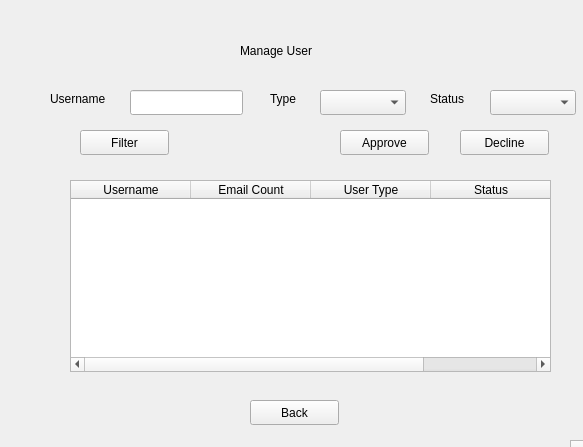
<?xml version="1.0" encoding="UTF-8"?>
<ui version="4.0">
 <class>Form</class>
 <widget class="QWidget" name="Form">
  <property name="geometry">
   <rect>
    <x>0</x>
    <y>0</y>
    <width>583</width>
    <height>447</height>
   </rect>
  </property>
  <property name="windowTitle">
   <string>Form</string>
  </property>
  <widget class="QLabel" name="label">
   <property name="geometry">
    <rect>
     <x>240</x>
     <y>40</y>
     <width>121</width>
     <height>21</height>
    </rect>
   </property>
   <property name="text">
    <string>Manage User</string>
   </property>
  </widget>
  <widget class="QLabel" name="label_2">
   <property name="geometry">
    <rect>
     <x>50</x>
     <y>90</y>
     <width>71</width>
     <height>17</height>
    </rect>
   </property>
   <property name="text">
    <string>Username</string>
   </property>
  </widget>
  <widget class="QLineEdit" name="lineEdit">
   <property name="geometry">
    <rect>
     <x>130</x>
     <y>90</y>
     <width>113</width>
     <height>25</height>
    </rect>
   </property>
  </widget>
  <widget class="QLabel" name="label_3">
   <property name="geometry">
    <rect>
     <x>270</x>
     <y>90</y>
     <width>67</width>
     <height>17</height>
    </rect>
   </property>
   <property name="text">
    <string>Type</string>
   </property>
  </widget>
  <widget class="QComboBox" name="comboBox">
   <property name="geometry">
    <rect>
     <x>320</x>
     <y>90</y>
     <width>86</width>
     <height>25</height>
    </rect>
   </property>
  </widget>
  <widget class="QLabel" name="label_4">
   <property name="geometry">
    <rect>
     <x>430</x>
     <y>90</y>
     <width>67</width>
     <height>17</height>
    </rect>
   </property>
   <property name="text">
    <string>Status</string>
   </property>
  </widget>
  <widget class="QComboBox" name="comboBox_2">
   <property name="geometry">
    <rect>
     <x>490</x>
     <y>90</y>
     <width>86</width>
     <height>25</height>
    </rect>
   </property>
  </widget>
  <widget class="QPushButton" name="pushButton">
   <property name="geometry">
    <rect>
     <x>80</x>
     <y>130</y>
     <width>89</width>
     <height>25</height>
    </rect>
   </property>
   <property name="text">
    <string>Filter</string>
   </property>
  </widget>
  <widget class="QPushButton" name="pushButton_2">
   <property name="geometry">
    <rect>
     <x>340</x>
     <y>130</y>
     <width>89</width>
     <height>25</height>
    </rect>
   </property>
   <property name="text">
    <string>Approve</string>
   </property>
  </widget>
  <widget class="QPushButton" name="pushButton_3">
   <property name="geometry">
    <rect>
     <x>460</x>
     <y>130</y>
     <width>89</width>
     <height>25</height>
    </rect>
   </property>
   <property name="text">
    <string>Decline</string>
   </property>
  </widget>
  <widget class="QPushButton" name="pushButton_4">
   <property name="geometry">
    <rect>
     <x>250</x>
     <y>400</y>
     <width>89</width>
     <height>25</height>
    </rect>
   </property>
   <property name="text">
    <string>Back</string>
   </property>
  </widget>
  <widget class="QTableWidget" name="tableWidget">
   <property name="geometry">
    <rect>
     <x>70</x>
     <y>180</y>
     <width>481</width>
     <height>192</height>
    </rect>
   </property>
   <attribute name="horizontalHeaderCascadingSectionResizes">
    <bool>true</bool>
   </attribute>
   <attribute name="horizontalHeaderDefaultSectionSize">
    <number>120</number>
   </attribute>
   <attribute name="horizontalHeaderShowSortIndicator" stdset="0">
    <bool>true</bool>
   </attribute>
   <attribute name="verticalHeaderCascadingSectionResizes">
    <bool>false</bool>
   </attribute>
   <column>
    <property name="text">
     <string>Username</string>
    </property>
    <property name="textAlignment">
     <set>AlignCenter</set>
    </property>
   </column>
   <column>
    <property name="text">
     <string>Email Count</string>
    </property>
    <property name="textAlignment">
     <set>AlignCenter</set>
    </property>
   </column>
   <column>
    <property name="text">
     <string>User Type</string>
    </property>
    <property name="textAlignment">
     <set>AlignCenter</set>
    </property>
   </column>
   <column>
    <property name="text">
     <string>Status</string>
    </property>
    <property name="textAlignment">
     <set>AlignCenter</set>
    </property>
   </column>
  </widget>
  <widget class="QTableWidget" name="tableWidget_2">
   <property name="geometry">
    <rect>
     <x>570</x>
     <y>440</y>
     <width>481</width>
     <height>192</height>
    </rect>
   </property>
   <attribute name="horizontalHeaderCascadingSectionResizes">
    <bool>true</bool>
   </attribute>
   <attribute name="horizontalHeaderDefaultSectionSize">
    <number>120</number>
   </attribute>
   <attribute name="horizontalHeaderShowSortIndicator" stdset="0">
    <bool>true</bool>
   </attribute>
   <attribute name="verticalHeaderCascadingSectionResizes">
    <bool>false</bool>
   </attribute>
   <column>
    <property name="text">
     <string>Username</string>
    </property>
    <property name="textAlignment">
     <set>AlignCenter</set>
    </property>
   </column>
   <column>
    <property name="text">
     <string>Email Count</string>
    </property>
    <property name="textAlignment">
     <set>AlignCenter</set>
    </property>
   </column>
   <column>
    <property name="text">
     <string>User Type</string>
    </property>
    <property name="textAlignment">
     <set>AlignCenter</set>
    </property>
   </column>
   <column>
    <property name="text">
     <string>Status</string>
    </property>
    <property name="textAlignment">
     <set>AlignCenter</set>
    </property>
   </column>
  </widget>
 </widget>
 <resources/>
 <connections/>
</ui>
